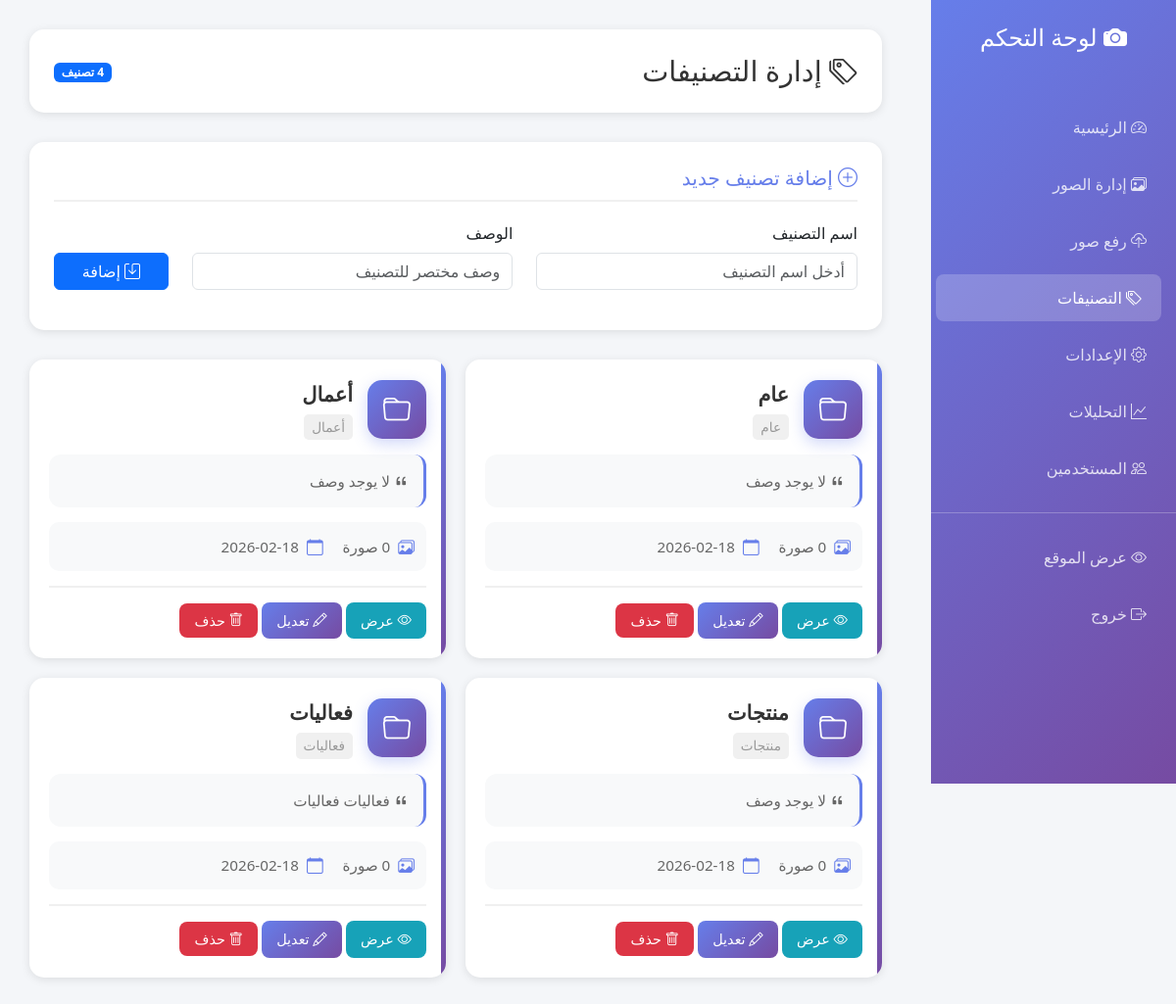
Page /admin/categories (signed in) on the committed database.
### app.py (models this page shows)
class Category(db.Model):
    id = db.Column(db.Integer, primary_key=True)
    name = db.Column(db.String(100), nullable=False, unique=True)
    slug = db.Column(db.String(100), unique=True)
    description = db.Column(db.Text)
    created_at = db.Column(db.DateTime, default=datetime.utcnow)
    images = db.relationship('Image', backref='category', lazy=True)

### app.py (the view)
@app.route('/admin/categories')
@login_required
def manage_categories():
    categories = Category.query.all()
    return render_template('manage_categories.html', categories=categories)

### app.py (called while the page is built)
@login_manager.user_loader
def load_user(user_id):
    return User.query.get(int(user_id))

### templates/manage_categories.html (shortened to what this page needs)
<!DOCTYPE html>
<html dir="rtl" lang="ar">
<head>
    <link href="https://cdn.jsdelivr.net/npm/bootstrap@5.3.0/dist/css/bootstrap.min.css" rel="stylesheet">
    <link rel="stylesheet" href="https://cdn.jsdelivr.net/npm/bootstrap-icons@1.11.0/font/bootstrap-icons.css">
</head>
<body>
    <div class="sidebar">
        <div class="p-4">
            <h4 class="text-center mb-4"><i class="bi bi-camera-fill"></i> لوحة التحكم</h4>
        </div>
        <nav class="nav flex-column">
            <a class="nav-link" href="{{ url_for('admin_dashboard') }}"><i class="bi bi-speedometer2"></i> الرئيسية</a>
            <a class="nav-link" href="{{ url_for('manage_images') }}"><i class="bi bi-images"></i> إدارة الصور</a>
            <a class="nav-link" href="{{ url_for('upload_images') }}"><i class="bi bi-cloud-upload"></i> رفع صور</a>
            <a class="nav-link active" href="{{ url_for('manage_categories') }}"><i class="bi bi-tags"></i> التصنيفات</a>
            <a class="nav-link" href="{{ url_for('site_settings') }}"><i class="bi bi-gear"></i> الإعدادات</a>
            <a class="nav-link" href="{{ url_for('analytics') }}"><i class="bi bi-graph-up"></i> التحليلات</a>
            <a class="nav-link" href="{{ url_for('manage_users') }}"><i class="bi bi-people"></i> المستخدمين</a>
            <hr class="bg-white">
            <a class="nav-link" href="{{ url_for('index') }}" target="_blank"><i class="bi bi-eye"></i> عرض الموقع</a>
            <a class="nav-link" href="{{ url_for('logout') }}"><i class="bi bi-box-arrow-right"></i> خروج</a>
        </nav>
    </div>
    <div class="main-content">
        <div class="page-header">
            <h2><i class="bi bi-tags"></i> إدارة التصنيفات</h2>
            <div>
                <span class="badge bg-primary">{{ categories|length }} تصنيف</span>
            </div>
        </div>
        <div class="add-form">
            <h5><i class="bi bi-plus-circle"></i> إضافة تصنيف جديد</h5>
            <form method="POST" action="{{ url_for('add_category') }}">
                <div class="row">
                    <div class="col-md-5">
                        <div class="mb-3">
                            <label class="form-label">اسم التصنيف</label>
                            <input type="text" name="name" class="form-control" placeholder="أدخل اسم التصنيف" required>
                        </div>
                    </div>
                    <div class="col-md-5">
                        <div class="mb-3">
                            <label class="form-label">الوصف</label>
                            <input type="text" name="description" class="form-control" placeholder="وصف مختصر للتصنيف">
                        </div>
                    </div>
                    <div class="col-md-2">
                        <div class="mb-3">
                            <label class="form-label">&nbsp;</label>
                            <button type="submit" class="btn btn-primary w-100">
                                <i class="bi bi-save"></i> إضافة
                            </button>
                        </div>
                    </div>
                </div>
            </form>
        </div>
        {% if categories %}
        <div class="categories-grid">
            {% for category in categories %}
            <div class="category-card" id="category-{{ category.id }}">
                <div class="category-header">
                    <div class="category-icon">
                        <i class="bi bi-folder"></i>
                    </div>
                    <div class="category-info">
                        <div class="view-mode" id="view-{{ category.id }}">
                            <div class="category-name">{{ category.name }}</div>
                            <div class="category-slug">{{ category.slug }}</div>
                        </div>
                    </div>
                </div>
                <div class="category-description view-mode" id="desc-{{ category.id }}">
                    <i class="bi bi-quote"></i> {{ category.description or 'لا يوجد وصف' }}
                </div>
                <div class="category-stats">
                    <span><i class="bi bi-images"></i> {{ category.images|length }} صورة</span>
                    <span><i class="bi bi-calendar"></i> {{ category.created_at.strftime('%Y-%m-%d') }}</span>
                </div>
                <div class="category-actions" onclick="event.preventDefault(); event.stopPropagation();">
                    <div class="view-mode" id="view-actions-{{ category.id }}">
                        <button class="btn-view" onclick="event.preventDefault(); window.open('{{ url_for('view_category', category_id=category.id) }}', '_blank')">
                            <i class="bi bi-eye"></i> عرض
                        </button>
                        <button class="btn-edit" onclick="event.preventDefault(); editCategory({{ category.id }})">
                            <i class="bi bi-pencil"></i> تعديل
                        </button>
                        <a href="{{ url_for('delete_category', category_id=category.id) }}"
                           class="btn-delete"
                           onclick="event.preventDefault(); if(confirm('هل أنت متأكد من حذف التصنيف؟ سيتم نقل جميع الصور إلى التصنيف العام')) window.location.href=this.href">
                            <i class="bi bi-trash"></i> حذف
                        </a>
                    </div>
                </div>
            </div>
            {% endfor %}
        </div>
        {% else %}
        <div class="empty-state">
            <i class="bi bi-tags"></i>
            <h4>لا توجد تصنيفات</h4>
            <p class="text-muted">أضف تصنيفاً جديداً للبدء في تنظيم الصور</p>
        </div>
        {% endif %}
    </div>
</body>
</html>

### templates/manage_categories.html (style rules this page uses)
:root { --primary-color: #667eea; }
body { background: #f4f6f9; font-family: 'Segoe UI', Tahoma, Geneva, Verdana, sans-serif; }
.sidebar { background: linear-gradient(135deg, var(--primary-color) 0%, #764ba2 100%); min-height: 100vh; color: white; position: fixed; right: 0; top: 0; width: 250px; }
.sidebar a { color: rgba(255,255,255,0.8); text-decoration: none; padding: 12px 20px; display: block; transition: all 0.3s; border-radius: 8px; margin: 5px 10px; }
.sidebar a:hover, .sidebar a.active { background: rgba(255,255,255,0.2); color: white; transform: translateX(-5px); }
.main-content { margin-right: 270px; padding: 30px; }
.page-header { background: white; border-radius: 15px; padding: 25px; margin-bottom: 30px; box-shadow: 0 2px 10px rgba(0,0,0,0.1); display: flex; justify-content: space-between; align-items: center; }
.page-header h2 { color: #333; margin: 0; font-size: 1.8em; }
.add-form { background: white; border-radius: 15px; padding: 25px; margin-bottom: 30px; box-shadow: 0 2px 10px rgba(0,0,0,0.1); }
.add-form h5 { color: var(--primary-color); margin-bottom: 20px; padding-bottom: 10px; border-bottom: 2px solid #f0f0f0; }
.categories-grid { display: grid; grid-template-columns: repeat(auto-fill, minmax(350px, 1fr)); gap: 20px; }
.category-card { background: white; border-radius: 15px; padding: 20px; box-shadow: 0 2px 10px rgba(0,0,0,0.1); transition: all 0.3s; position: relative; overflow: hidden; cursor: pointer; text-decoration: none; color: inherit; display: block; }
.category-card::before { content: ''; position: absolute; top: 0; right: 0; width: 5px; height: 100%; background: linear-gradient(135deg, var(--primary-color) 0%, #764ba2 100%); transition: width 0.3s; }
.category-header { display: flex; align-items: center; margin-bottom: 15px; position: relative; }
.category-icon { width: 60px; height: 60px; background: linear-gradient(135deg, var(--primary-color) 0%, #764ba2 100%); border-radius: 15px; display: flex; align-items: center; justify-content: center; color: white; font-size: 1.8em; margin-left: 15px; transition: all 0.3s; box-shadow: 0 5px 15px rgba(102,126,234,0.3); }
.category-info { flex: 1; }
.category-name { font-size: 1.3em; font-weight: 600; color: #333; margin-bottom: 5px; transition: color 0.3s; }
.category-slug { color: #999; font-size: 0.85em; background: #f0f0f0; padding: 3px 8px; border-radius: 5px; display: inline-block; }
.category-description { color: #666; font-size: 0.95em; line-height: 1.6; margin: 15px 0; padding: 15px; background: #f8f9fa; border-radius: 12px; border-right: 3px solid var(--primary-color); }
.category-stats { display: flex; gap: 20px; margin: 15px 0; color: #666; font-size: 0.95em; background: #f8f9fa; padding: 12px; border-radius: 10px; }
.category-stats span { display: flex; align-items: center; gap: 8px; }
.category-stats i { color: var(--primary-color); font-size: 1.1em; }
.category-actions { display: flex; gap: 10px; margin-top: 15px; padding-top: 15px; border-top: 2px solid #f0f0f0; position: relative; z-index: 10; }
.btn-edit, .btn-save { background: linear-gradient(135deg, #667eea 0%, #764ba2 100%); color: white; border: none; padding: 8px 15px; border-radius: 8px; font-size: 0.9em; cursor: pointer; transition: all 0.3s; flex: 1; }
.btn-view { background: #17a2b8; color: white; border: none; padding: 8px 15px; border-radius: 8px; font-size: 0.9em; cursor: pointer; transition: all 0.3s; flex: 1; text-align: center; }
.btn-delete { background: #dc3545; color: white; border: none; padding: 8px 15px; border-radius: 8px; font-size: 0.9em; cursor: pointer; transition: all 0.3s; flex: 1; text-decoration: none; text-align: center; }

### rows in the picture
Category: name "عام", slug "عام", description "لا يوجد وصف", created_at "2026-02-18"
Category: name "أعمال", slug "أعمال", description "لا يوجد وصف", created_at "2026-02-18"
Category: name "منتجات", slug "منتجات", description "لا يوجد وصف", created_at "2026-02-18"
Category: name "فعاليات", slug "فعاليات", description "فعاليات فعاليات", created_at "2026-02-18"

### other values in the picture
{{ categories|length }} "4"
